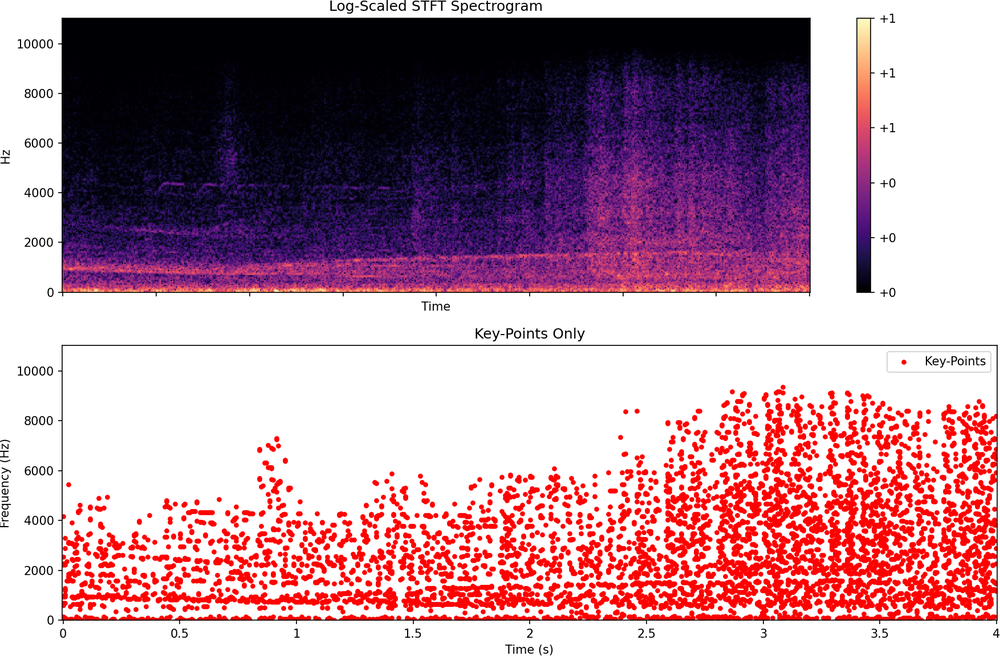
#> input picture lib/test.png, 1000 x 656 px, shrunk from 1754 x 1151 before the run, found by its file name
$ jupyter execute --allow-errors spatiotemporal.ipynb
#> lines starting #> are read from the running program, lines starting #| are printed output that depends on the picture
[cell 1]
import numpy as np
import matplotlib.pyplot as plt
import cv2
from brian2 import *

# Load the chirplet transform spectrogram PNG image using OpenCV
image_path = 'test.png'  # Path to the uploaded image
image = cv2.imread(image_path, cv2.IMREAD_GRAYSCALE)
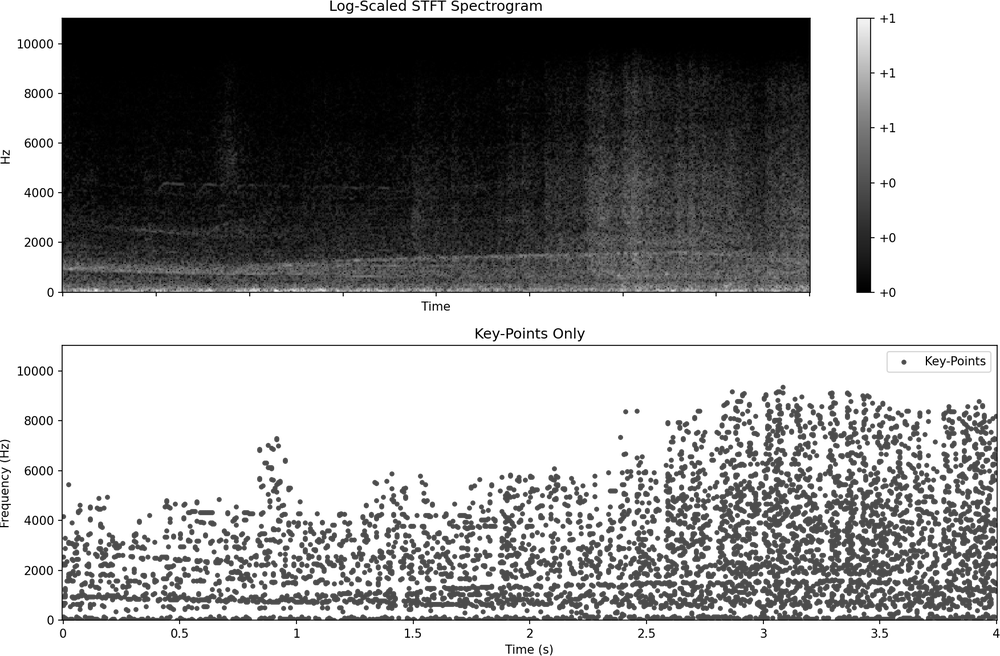
#> image: shape (656, 1000); min 0, max 255, mean 162.1

# Convert image to float and normalize
image_data = image.astype(float) / 255.0

# Get the dimensions of the image
height, width = image_data.shape
#> height = 656; width = 1000

# Parameters
#> (the rest of this cell did not finish here and is left out)
